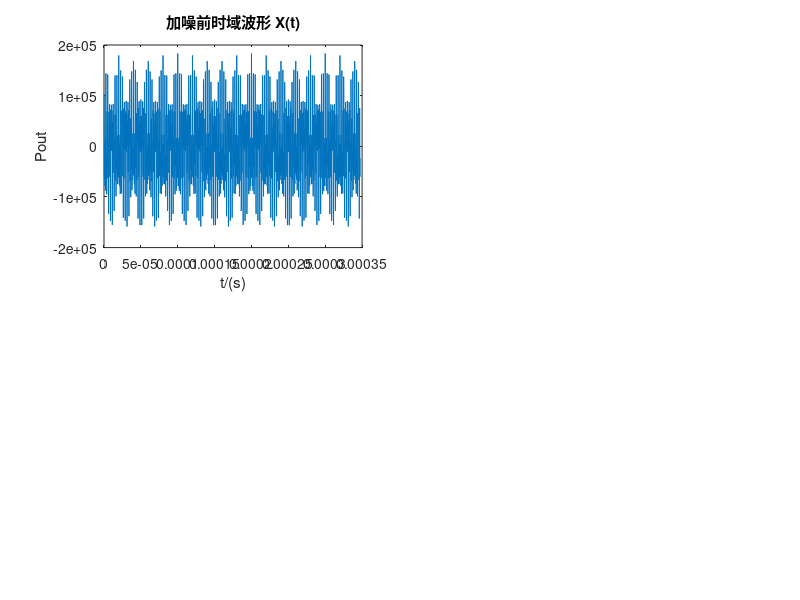

Reproduce this figure in MATLAB. (Note: this script raises an error after producing the figure.)
clear all;
close all;
clc ;

%% 产生一个14位ADC输出序列
Const_FS = 5.76e6 ;                             % 采样频率
Const_Ts = 1/Const_FS ;                         % 采样周期
Num = 2000 ;                                    % 采样序列长度
t = 1:Num;
Seq_Fsample = t .* Const_Ts;                    % 采样序列 ：采Num个数
Noise_Amp = 2^2-1;                              % 噪声幅值
ADC_fullscale = 2^8-1;                         % adc 最大值，adc格式为二进制补码
fp = 0.76e6 ;                                   % passband freq = 760kHz
fs = 1.44e6 ;                                   % stopband freq = 1.44MHz

A1 = 2^12;
f1 = 200e3 ;                                    % 输入频率点1 ：200kHz
A2 = 58541 ;
f2 = 400e3 ;
A3 = 45536 ;
f3 = 750e3 ;
A4 = 5222 ;
f4 = 800e3 ;
A5 = 62882 ;
f5 = 1.2e6 ;
A6 = 6952 ;
f6 = 2.2e6 ;
fa = A1 * cos(2 * pi * f1 * Seq_Fsample) + A2 * cos(2 * pi * f2 * Seq_Fsample) + ...
        A3 * cos(2 * pi * f3 * Seq_Fsample) + A4 * cos(2 * pi * f4 * Seq_Fsample) + ...
        A5 * cos(2 * pi * f5 * Seq_Fsample) + A6 * cos(2 * pi * f6 * Seq_Fsample) ;
%取整
fa = round(fa);         %四舍五入
figure ;  
subplot(2,2,1);
plot(fa);
plot(Seq_Fsample,fa);
title('加噪前时域波形 X(t)');
xlabel('t/(s)');
ylabel('Pout');
% 打印频谱
[fft_fa,X_arry,] = my_fft(fa,Const_FS,'hanning');
subplot(2,2,2);
plot(X_arry,fft_fa);
title('加噪前频谱X(t)');
xlabel('f/(Hz)');
ylabel('P1/(dBm)');
% 加入高斯噪声
GussNoise = Noise_Amp * randn(1,length(fa));        %噪声
fa = fa + GussNoise;
subplot(2,2,3);
plot(fa);
plot(Seq_Fsample,fa);
title('加噪后时域波形 X(t)');
xlabel('t/(s)');
ylabel('Pout');
% 打印频谱
[fft_fa,X_arry] = my_fft(fa,Const_FS,'hanning');
subplot(2,2,4);
plot(X_arry,fft_fa);
title('加噪后频谱X(t)');
xlabel('f/(Hz)');
ylabel('P1/(dBm)');

%% 进行fir滤波
% 导入滤波器系数
% fid = fopen('fir_lp_fs5p76_fp0p76_fs1p44_coe.dat');
% fir1_coe = textscan(fid,'%d');
% fclose(fid);
fir1_coe = textread('fir_lp_fs5p76_fp0p76_fs1p44_coe.dat');
CoeAmp = 2^16;
fa_filter_out = filter(fir1_coe,1,fa);          %fir滤波器
fa_filter_out = fa_filter_out./CoeAmp;
fa_filter_out = round(fa_filter_out);         %四舍五入
figure ;  
subplot(2,1,1);
plot(Seq_Fsample,fa_filter_out);
title('时域波形 X(t)');
xlabel('t/(s)');
ylabel('Pout');
% 打印频谱
[fft_fa,X_arry] = my_fft(fa_filter_out,Const_FS,'hanning');
subplot(2,1,2);
plot(X_arry,fft_fa);
title('Spectrum of X(t)');
xlabel('f/(Hz)');
ylabel('P1/(dBm)');



